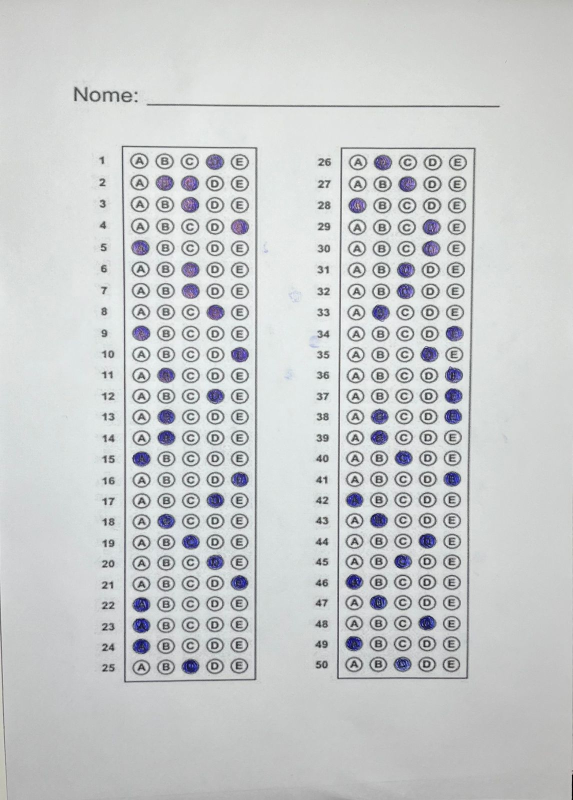
#> input picture Images/Aluno_3.jpg, 1146 x 1600 px (shown at 1/2 size); its folder holds 4 pictures in this run
$ python codigo.py
#> lines starting #> are read from the running program, lines starting #| are printed output that depends on the picture; after the words box and inside, x2 and y2 are one past the last pixel; in counts of white or black regions, pixels touching at a corner belong together
import cv2
import numpy as np
import os
import time as t


NUM_QUESTOES = 50
ALTERNATIVAS = 5
COLUNAS = 3
ALTURA_IMAGEM = 1200
LARGURA_IMAGEM = 800
TAMANHO_GAUSS = (5,5)
SIGMA_GAUSS = 1


def titulo() -> None:
    print("--------------------")
    print("         OMR")
    print("--------------------\n")


def processar_imagem(imagem):
    # tranforma a imagem em escala de cinza
    imagem_preto_branco = cv2.cvtColor(imagem, cv2.COLOR_BGR2GRAY)

    # aplica gaussian blur para reduzir ruido
    imagem_sem_ruido = cv2.GaussianBlur(imagem_preto_branco, (5, 5), 1)

    # detecao de contorno com algoritmo de Canny
    imagem_canny = cv2.Canny(imagem_sem_ruido, 10, 50)

    return imagem_canny

#------------ processamento ----------

def ordenaPontosVertice(pontos):
    pontos = pontos.reshape((4, 2))

    # matriz com pontos reordenados
    pontos_aux = np.zeros((4, 1, 2), np.int32)
    soma = pontos.sum(1)

    pontos_aux[0] = pontos[np.argmin(soma)]  # [0,0]
    pontos_aux[3] = pontos[np.argmax(soma)]  # [w,h]
    subtracao = np.diff(pontos, axis=1)
    pontos_aux[1] = pontos[np.argmin(subtracao)]  # [w,0]
    pontos_aux[2] = pontos[np.argmax(subtracao)]  # [h,0]

    return pontos_aux


# Localiza o retangulo que contem 25 questoes conforme o modelo
# da folha de respostas.
# Esta funcao recebe como entrada os contornos da funcao do OpenCV
def localizaRetangulos(contornos):
    retangulos = []

    for i in contornos:
        if cv2.contourArea(i) > 40: # verifica se a area é relevante (se nao se trata de retangulos pequenos)
            perimetro = cv2.arcLength(i, True) # calcula o perimetro do contorno
            contorno_aproximado = cv2.approxPolyDP(i, 0.02 * perimetro, True) #aproxima o contorno usando a função aprroxPolyDP
            # que reduz o número de pontos do contorno para simplificar sua forma. O parâmetro 0.02*perimetro é a precisão da aproximação

            # Verifica se o contorno aproximado tem 4 pontos. É uma indicação que é um quadrilátero e pode ser um retângulo
            if len(contorno_aproximado) == 4:
                retangulos.append(i) # adiciona à lista de retângulos

    retangulos = sorted(retangulos, key=cv2.contourArea, reverse=True)     # Ordena retângulos pela área em ordem decrescente, contornos com maior área aparecem primeiro

    return retangulos # Retorna a lista de contornos que foram identificados como retângulos.


# localiza os vertices dos retangulos para realizar o recorte de área com as questões
def localizaVertices(contorno):
    perimetro = cv2.arcLength(contorno, True)     # calcula o perimetro da figura     # true indica que é o um contorno fechado
    vertices_aproximados = cv2.approxPolyDP(contorno, 0.02 * perimetro, True)     # realiza uma aproximacao da linha de contorno
    return vertices_aproximados # retorna um array de pontos que representam os vértices do contorno aproximado


# Quebra o bloco de questoes em 25 linha (1 linha por questao)
# e também cada questao em 5 colunas (5 alternativas)
def divideBlocoPorQuestao(imagem):
    questoes = []

    # quebra as questoes em 25 linhas
    linhas = np.vsplit(imagem, 25)

    # quebra cada uma das 25 linhas em 5 colunas(5 alternativas)
    for l in linhas:
        colunas = np.hsplit(l, 5)
        for alternativa in colunas:
            questoes.append(alternativa)
    return questoes


# Processa as questões e salva num vetor a resposta equivalente
# A=0, B=1 ....
def processaQuestoes(retangulo):
    pixels = np.zeros((25, 5))
    coluna = 0  # alternativa
    linha = 0  # questao

    for questao in retangulo:
        # conta o numero de pixels não nulos no corte da alternativa
        total_pixels = cv2.countNonZero(questao)
        pixels[linha][coluna] = total_pixels

        coluna += 1
        if coluna == 5:
            linha += 1
            coluna = 0

    # vetor de respostas
    respostas = []

    for x in range(0, 25):
        aux = pixels[x]

        # verifica se questao possui alternativa assinalada
        # caso a qtde de pixels nao nulos seja menor que 1200 nao possui alternativa assinalada
        limite_minimo = np.amin(aux)*1.5
        if(np.amax(aux) > limite_minimo):
            alternativa_assinalada = np.where(aux == np.amax(aux))

            # ordena para localizar a segunda maior
            aux.sort()

            # compara as duas maiores alternativas, se a segunda maior tiver 80% do valor da proxima
            # considera como duas questoes assinaladas e anula a questao
            if((aux[3]/np.amax(aux)) > 0.8):
                alternativa_assinalada[0][0] = -2
        else:
            alternativa_assinalada[0][0] = -1

        respostas.append(alternativa_assinalada[0][0])

    return respostas


# processa o retangulo fazendo a leitura das questoes
def processaRetantagulo(retangulo, imagem_original, largura, altura):
    if retangulo.size != 0:
        # reordena os pontos do retangulo
        retangulo = ordenaPontosVertice(retangulo)

        # pontos da matriz de transformação para  o retangulo
        pt1 = np.float32(retangulo)
        pt2 = np.float32(
            [[0, 0], [largura, 0], [0, altura], [largura, altura]])

        # cria matriz de transformação do retangulo esquerdo
        matriz = cv2.getPerspectiveTransform(pt1, pt2)

        # aplica transformacao nos retangulos
        retangulo_warp = cv2.warpPerspective(
            imagem_original, matriz, (largura, altura))

        # APLICA O THRESHOLD
        retangulo_warp_gray = cv2.cvtColor(
            retangulo_warp, cv2.COLOR_BGR2GRAY)

        retangulo_thresh = cv2.threshold(
            retangulo_warp_gray, 150, 255, cv2.THRESH_BINARY_INV)[1]

        questoes = divideBlocoPorQuestao(retangulo_thresh)

        return questoes


# processa a imagem e faz a leitura das alternativas salvando em um vetor
def geraVetorResposta(imagem):
    largura = 800
    altura = 1200

    imagem = cv2.resize(imagem, (largura, altura))
    imagem_processada = processar_imagem(imagem)

    # procura os contornos na imagem
    contornos, hierarquia = cv2.findContours(imagem_processada, cv2.RETR_TREE, cv2.CHAIN_APPROX_SIMPLE)

    # procura retangulo
    retangulos = localizaRetangulos(contornos)

    retangulo_esquerdo = localizaVertices(retangulos[0])  # questoes 1 a 25
    retangulo_direito = localizaVertices(retangulos[1])  # questoes 26 a 50

    # questoes do lado esquerdo
    questoes_esquerdo = processaRetantagulo(retangulo_esquerdo, imagem, largura, altura)

    # questos do lado direito
    questoes_direito = processaRetantagulo(retangulo_direito, imagem, largura, altura)

    # concatena os dois retangulos de respostas
    respostas = processaQuestoes(questoes_esquerdo) + processaQuestoes(questoes_direito)

    print("Respostas:", respostas)
    return respostas


def calculaNota(gabarito, respostas):
    qtd_corretas = 0
    index = 1

    for i in range(0, 50):
        if respostas[i] == gabarito[i]:  # se a resposta for igual a do gabarito
            qtd_corretas += 1
        index += 1

    nota = qtd_corretas/5

    return nota, qtd_corretas


def escolher_imagem():
    imagem_aluno = ""
    imagem_gabarito = ""

    arquivos_imagens = os.listdir("./Images")
    while True:
        os.system('cls' if os.name == 'nt' else 'clear')
        titulo()
        print('Arquivos disponíveis:')
        for i, arquivo in enumerate(arquivos_imagens):
            print(f"{i+1}) {arquivo}")

        num_imagem_aluno = int(input("\nDigite o número da imagem para corrigir: "))

        if isinstance(num_imagem_aluno, int) and (num_imagem_aluno <= len(arquivos_imagens) and num_imagem_aluno > 0):
            caminho_aluno = os.path.join("./Images", arquivos_imagens[num_imagem_aluno-1])
            break
        else:
            print('A escolha precisa estar nas opções acima!')
            t.sleep(2)

    while True:
        os.system('cls' if os.name == 'nt' else 'clear')
        titulo()
        print('Arquivos disponíveis:')
        for i, arquivo in enumerate(arquivos_imagens):
            print(f"{i+1}) {arquivo}")

        num_imagem_gabarito = int(input("\nDigite o número da imagem para o gabarito: "))

        if isinstance(num_imagem_gabarito, int) and (num_imagem_gabarito <= len(arquivos_imagens) and num_imagem_gabarito > 0):
            caminho_gabarito = os.path.join("./Images", arquivos_imagens[num_imagem_gabarito-1])
            break
        else:
            print('A escolha precisa estar nas opções acima!')
            t.sleep(2)

    imagem_aluno = cv2.imread(caminho_aluno)
    imagem_gabarito = cv2.imread(caminho_gabarito)
    #cv2.imshow("Prova ALuno", imagem_aluno)
    #cv2.waitKey(0)
    return imagem_aluno, imagem_gabarito


def main():
    # carrega imagem
    imagem_gabarito, imagem_aluno = escolher_imagem()
#> the loop in escolher_imagem, `while True:` made 1 pass; the answer given on pass 1: 3
#> in escolher_imagem, imagem_aluno is the input picture: shape (1600, 1146, 3); mean B, G, R 204.5, 203.8, 201.4

    # processa a imagem e transforma em um vetor
    gabarito = geraVetorResposta(imagem_gabarito)
#> in geraVetorResposta, `imagem = cv2.resize(imagem, (largura, altura))`:
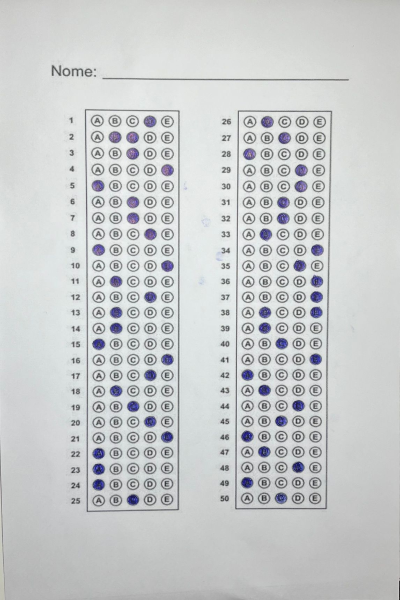
#> imagem: shape (1200, 800, 3) (shown at 1/2 size); mean of channels 0, 1, 2 204.4, 203.7, 201.4; drawn as B, G, R
#> in processar_imagem, `imagem_canny = cv2.Canny(imagem_sem_ruido, 10, 50)`:
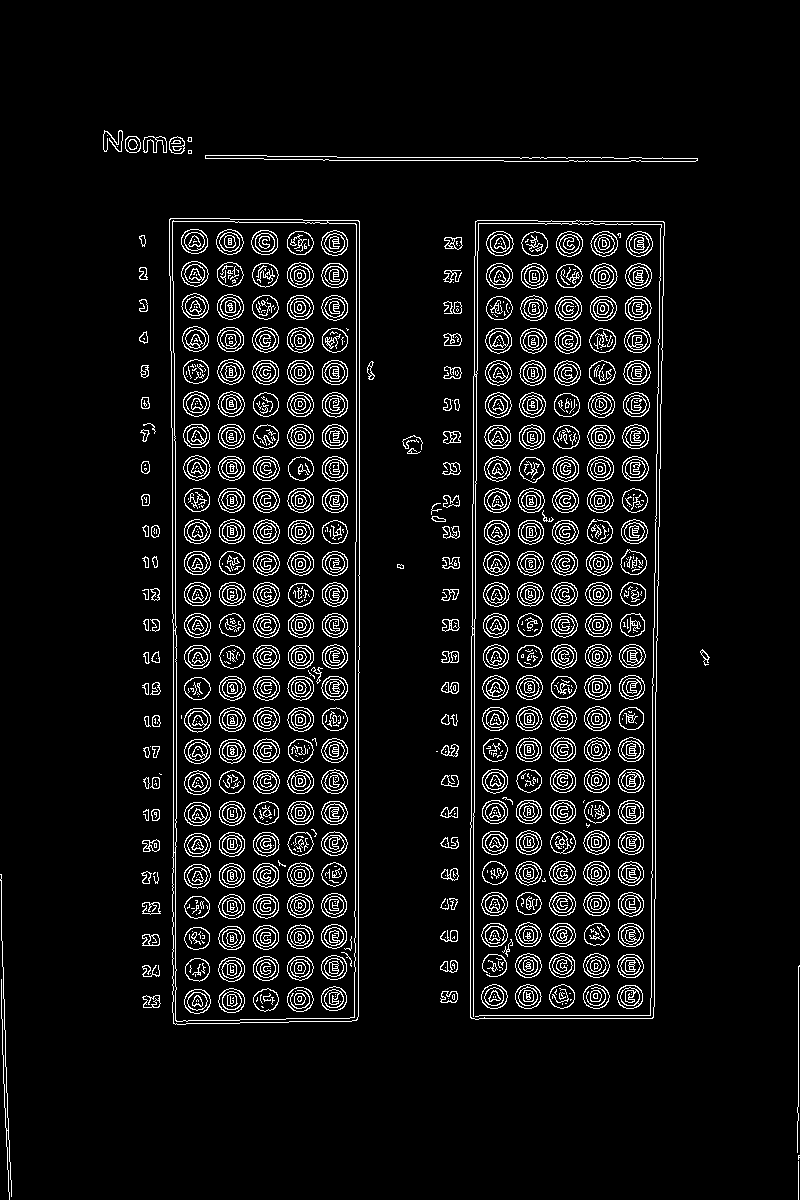
#> imagem_canny: shape (1200, 800); 6.9% white in thin lines or dots, all inside (x1, y1, x2, y2) = (0, 130, 800, 1200)
#> in geraVetorResposta, `contornos, hierarquia = cv2.findContours(imagem_processada, cv2.RETR_T..`: contornos = 2239 contours, 841 with area under 20; largest, box (x1, y1, x2, y2) and area: (169, 218, 360, 1025) 149871, (470, 220, 665, 1020) 148108, (470, 220, 665, 1020) 146650, (172, 221, 357, 1022) 143930, (172, 220, 360, 1025) 3634
#> the loop in localizaRetangulos, `for i in contornos:` made 2239 passes
#> perimetro on passes 3, 5, 6, 7, 15, 16, 18, 22: 65.46, 89.74, 73.11, 66.53, 70.87, 28.14, 34.38, 63.21
#> after the loop in localizaRetangulos, `for i in contornos:`: retangulos = 5 contours; box (x1, y1, x2, y2) and area: (169, 218, 360, 1025) 149871, (470, 220, 665, 1020) 148108, (172, 221, 357, 1022) 143930, (169, 218, 328, 631) 1650, (474, 220, 573, 375) 706
#> in localizaVertices, `perimetro = cv2.arcLength(contorno, True)`: perimetro = 1999.2
#> in localizaVertices, `vertices_aproximados = cv2.approxPolyDP(contorno, 0.02 * perimetro, Tr..`: vertices_aproximados = [[170, 218], [173, 1023], [356, 1020], [359, 221]]
#> in geraVetorResposta, `retangulo_direito = localizaVertices(retangulos[1])`: retangulo_direito = [[477, 220], [470, 1017], [652, 1018], [664, 222]]
#> in ordenaPontosVertice, `pontos = pontos.reshape((4, 2))`: pontos = [[170, 218], [173, 1023], [356, 1020], [359, 221]]
#> in ordenaPontosVertice, `soma = pontos.sum(1)`: soma = [388, 1196, 1376, 580]
#> in ordenaPontosVertice, `subtracao = np.diff(pontos, axis=1)`: subtracao = [48, 850, 664, -138]
#> in processaRetantagulo, `retangulo = ordenaPontosVertice(retangulo)`: retangulo = [[170, 218], [359, 221], [173, 1023], [356, 1020]]
#> in processaRetantagulo, `matriz = cv2.getPerspectiveTransform(pt1, pt2)`: matriz = [[4.14, -0.0154, -700], [-0.0226, 1.42, -306.1], [-3.89e-05, -3.88e-05, 1]]
#> in processaRetantagulo, `retangulo_thresh = cv2.threshold( retangulo_warp_gray, 150, 255, cv2.T..`:
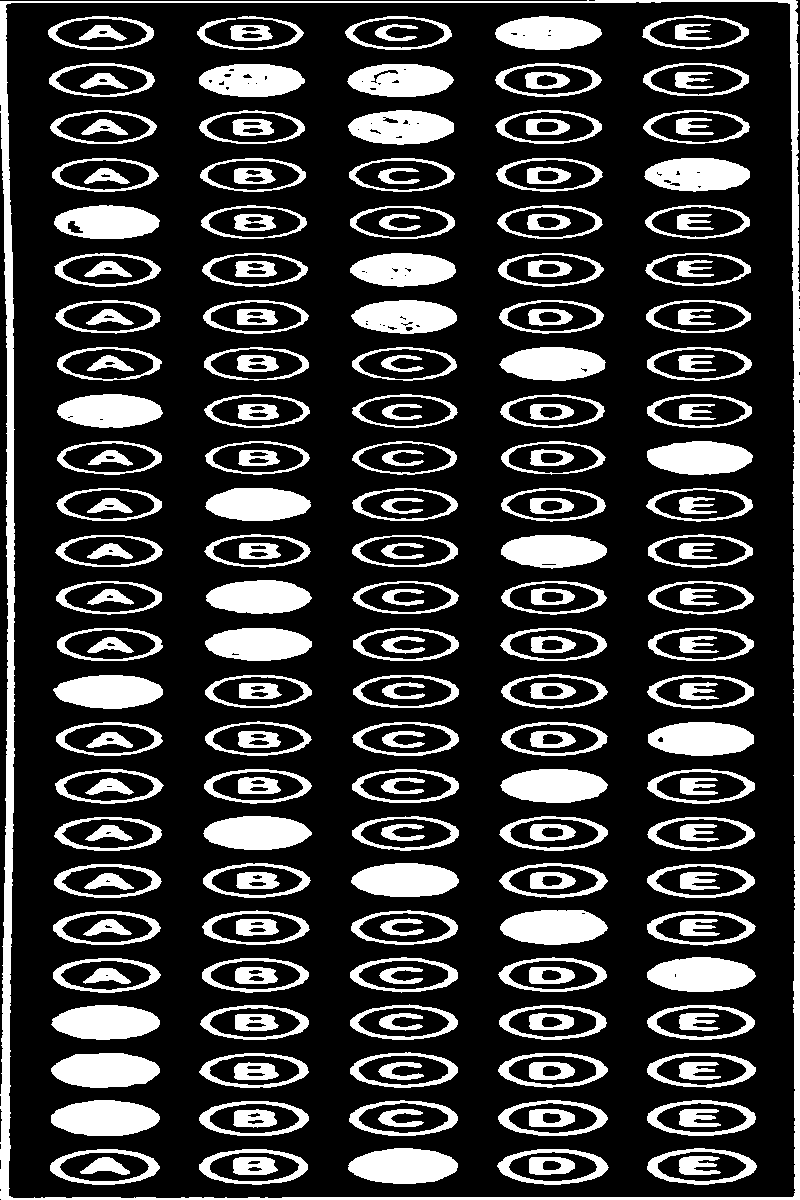
#> retangulo_thresh: shape (1200, 800); 23% white; 225 white regions, largest, box (x1, y1, x2, y2) and area: (0, 0, 800, 1200) 20765, (51, 1100, 160, 1136) 3056, (348, 1148, 458, 1184) 3052
#> in divideBlocoPorQuestao, `linhas = np.vsplit(imagem, 25)`: linhas = 25 items
#> the loop in divideBlocoPorQuestao, `for l in linhas:` made 25 passes
#> after the loop in divideBlocoPorQuestao, `for l in linhas:`: questoes = 125 items
#> call 2 of processaRetantagulo, with retangulo = array of shape (4, 1, 2), largura = 800, altura = 1200
#> in processaRetantagulo (call 2), `retangulo = ordenaPontosVertice(retangulo)`: retangulo = [[477, 220], [664, 222], [470, 1017], [652, 1018]]
#> in processaRetantagulo (call 2), `matriz = cv2.getPerspectiveTransform(pt1, pt2)`: matriz = [[4.23, 0.0371, -2025.2], [-0.0155, 1.45, -311.6], [-6.1e-06, -3.34e-05, 1]]
#> in processaRetantagulo (call 2), `retangulo_warp_gray = cv2.cvtColor( retangulo_warp, cv2.COLOR_BGR2GRAY)`:
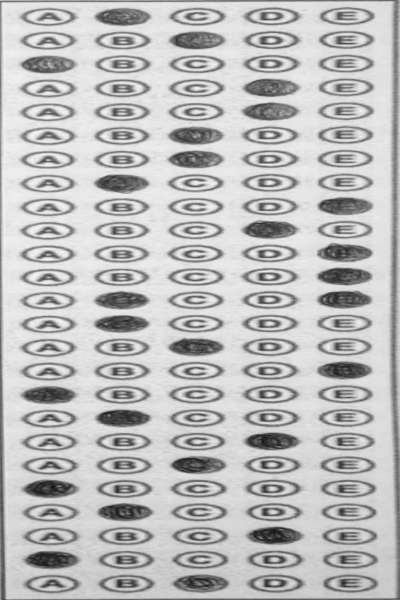
#> retangulo_warp_gray: shape (1200, 800) (shown at 1/2 size); min 15, max 249, mean 187.1
#> in processaRetantagulo (call 2), `retangulo_thresh = cv2.threshold( retangulo_warp_gray, 150, 255, cv2.T..`:
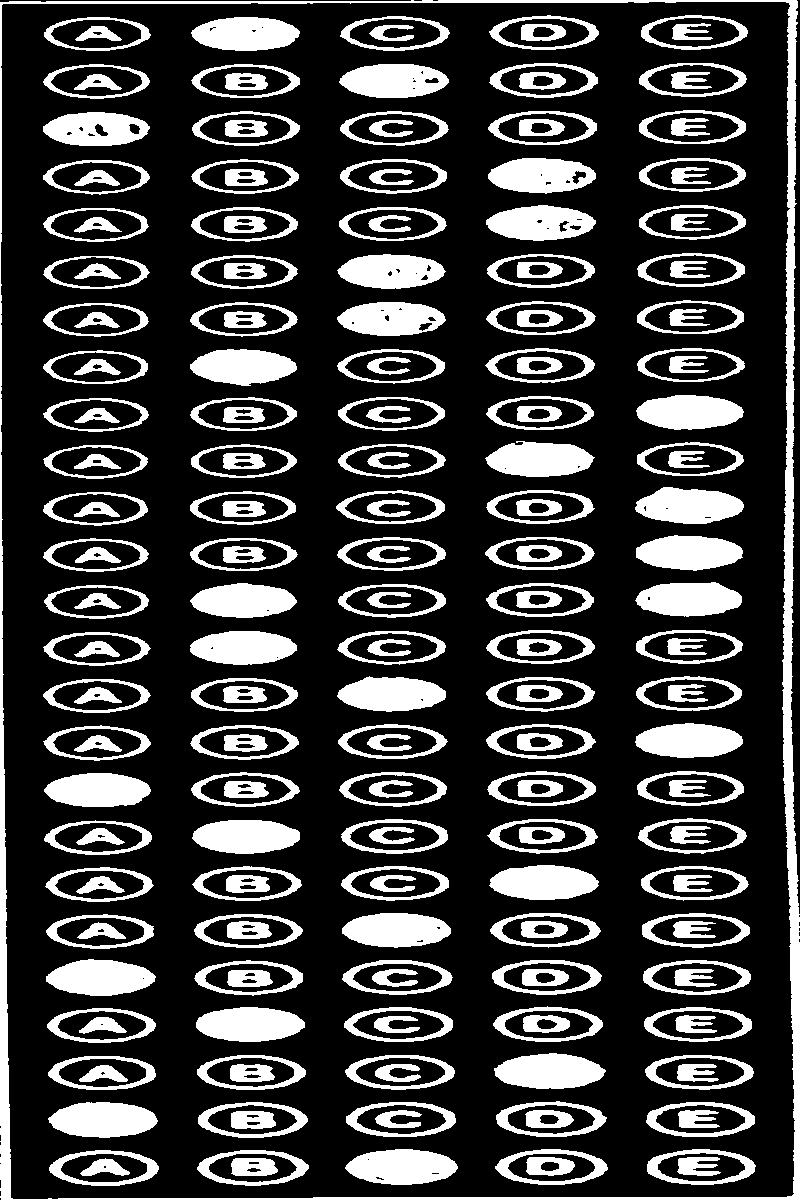
#> retangulo_thresh: shape (1200, 800); 24.3% white; 225 white regions, largest, box (x1, y1, x2, y2) and area: (0, 0, 800, 1200) 18966, (345, 1149, 458, 1185) 3076, (494, 1053, 606, 1089) 3031
#> the loop in divideBlocoPorQuestao (call 2), `for l in linhas:` made 25 passes
#> in geraVetorResposta, `questoes_direito = processaRetantagulo(retangulo_direito, imagem, larg..`: questoes_direito = 125 items
#> the loop in processaQuestoes, `for questao in retangulo:` made 125 passes
#> total_pixels on passes 1 to 8: 1756, 1469, 1348, 3072, 1780, 1587, 2745, 2720
#> after the loop in processaQuestoes, `for questao in retangulo:`: coluna = 0; linha = 25; pixels = 25 rows, first 6: [1756, 1469, 1348, 3072, 1780], [1587, 2745, 2720, 1354, 1548], [1540, 1235, 2763, 1237, 1462], [1529, 1176, 1064, 1217, 3020], [3065, 1149, 1028, 1119, 1411], [1608, 1214, 2736, 1198, 1399]
#> the loop in processaQuestoes, `for x in range(0, 25):` made 25 passes
#> limite_minimo on passes 1 to 8: 2022, 2031, 1852.5, 1596, 1542, 1797, 1794, 1515
#> after the loop in processaQuestoes, `for x in range(0, 25):`: respostas = 25 values, max 4 at index 3, min -2 at index 1, mean 1.72
#> in processaQuestoes (call 2), `pixels = np.zeros((25, 5))`: pixels = 25 rows, first 6: [0, 0, 0, 0, 0], [0, 0, 0, 0, 0], [0, 0, 0, 0, 0], [0, 0, 0, 0, 0], [0, 0, 0, 0, 0], [0, 0, 0, 0, 0]
#> the loop in processaQuestoes (call 2), `for questao in retangulo:` made 125 passes
#> total_pixels on passes 1 to 8: 1624, 3205, 1570, 1851, 1999, 1323, 1445, 2896
#> after the loop in processaQuestoes (call 2), `for questao in retangulo:`: coluna = 0; linha = 25; pixels = 25 rows, first 6: [1624, 3205, 1570, 1851, 1999], [1323, 1445, 2896, 1513, 1783], [2761, 1395, 1308, 1499, 1739], [1293, 1372, 1273, 2868, 1637], [1216, 1385, 1262, 2856, 1584], [1204, 1352, 2841, 1389, 1675]
#> the loop in processaQuestoes (call 2), `for x in range(0, 25):` made 25 passes
#> limite_minimo on passes 1 to 8: 2355, 1984.5, 1962, 1909.5, 1824, 1806, 1852.5, 1798.5
#> in geraVetorResposta, `respostas = processaQuestoes(questoes_esquerdo) + processaQuestoes(que..`: respostas = 50 values, max 4 at index 3, min -2 at index 1, mean 1.78
#| Respostas: [3, -2, 2, 4, 0, 2, 2, 3, 0, 4, 1, 3, 1, 1, 0, 4, 3, 1, 2, 3, 4, 0, 0, 0, 2, 1, 2, 0, 3, 3, 2, 2, 1, 4, 3, 4, 4, -2, 1, 2, 4, 0, 1, 3, 2, 0, 1, 3, 0, 2]
#> gabarito has the same summary as respostas in geraVetorResposta
    aluno = geraVetorResposta(imagem_aluno)
#> the loop in localizaRetangulos (call 2), `for i in contornos:` made 2239 passes
#| Respostas: [3, -2, 2, 4, 0, 2, 2, 3, 0, 4, 1, 3, 1, 1, 0, 4, 3, 1, 2, 3, 4, 0, 0, 0, 2, 1, 2, 0, 3, 3, 2, 2, 1, 4, 3, 4, 4, -2, 1, 2, 4, 0, 1, 3, 2, 0, 1, 3, 0, 2]

    # calcula a nota, numero de acertos
    nota, acertos = calculaNota(gabarito, aluno)
    print("Você acertou", acertos, "/", NUM_QUESTOES, "e sua nota foi :", nota)
#| Você acertou 50 / 50 e sua nota foi : 10.0

if __name__ == '__main__':
    main()
